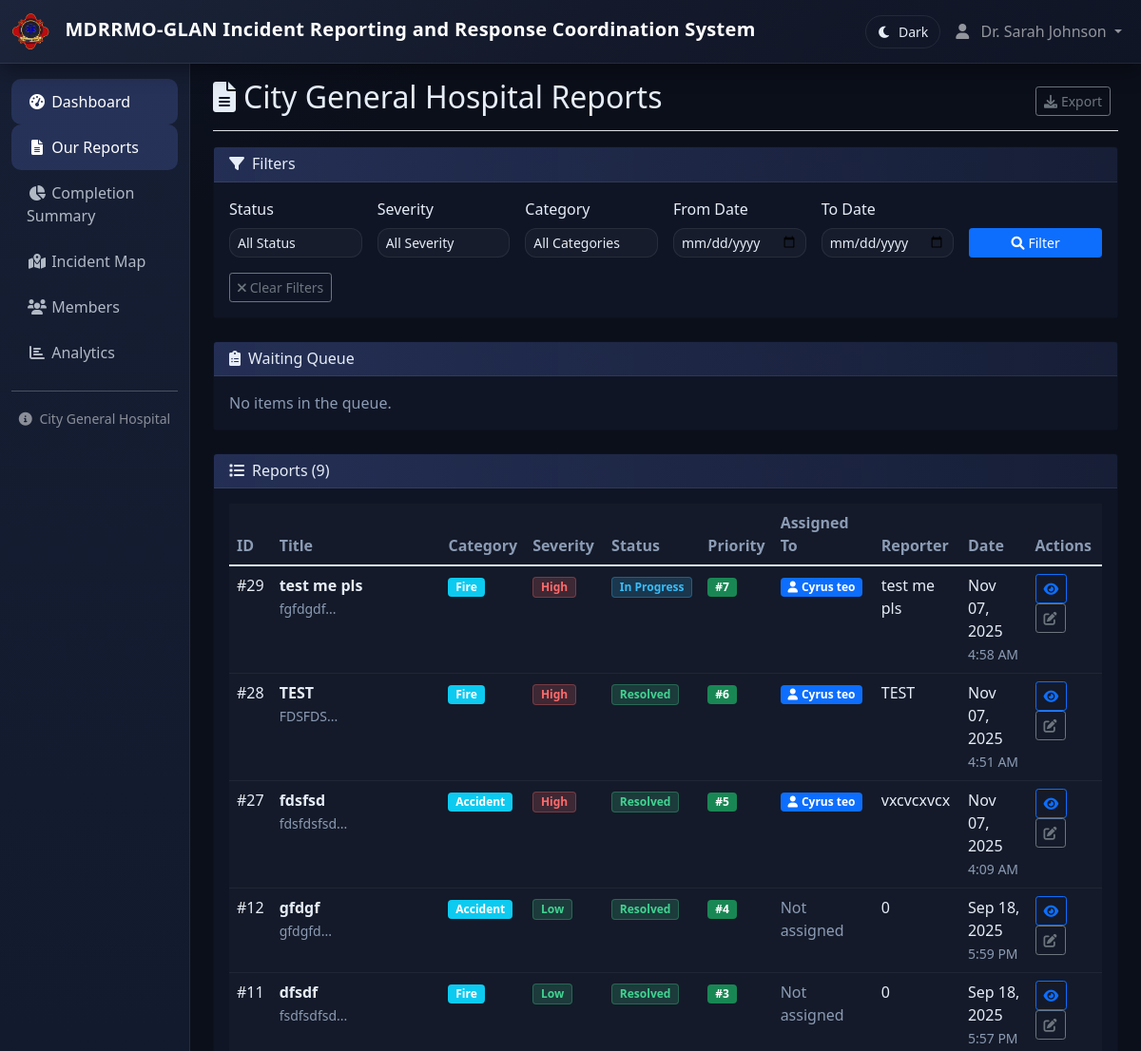
/reports/organization.php (signed in, upper part), run on an earlier commit of the app's database.
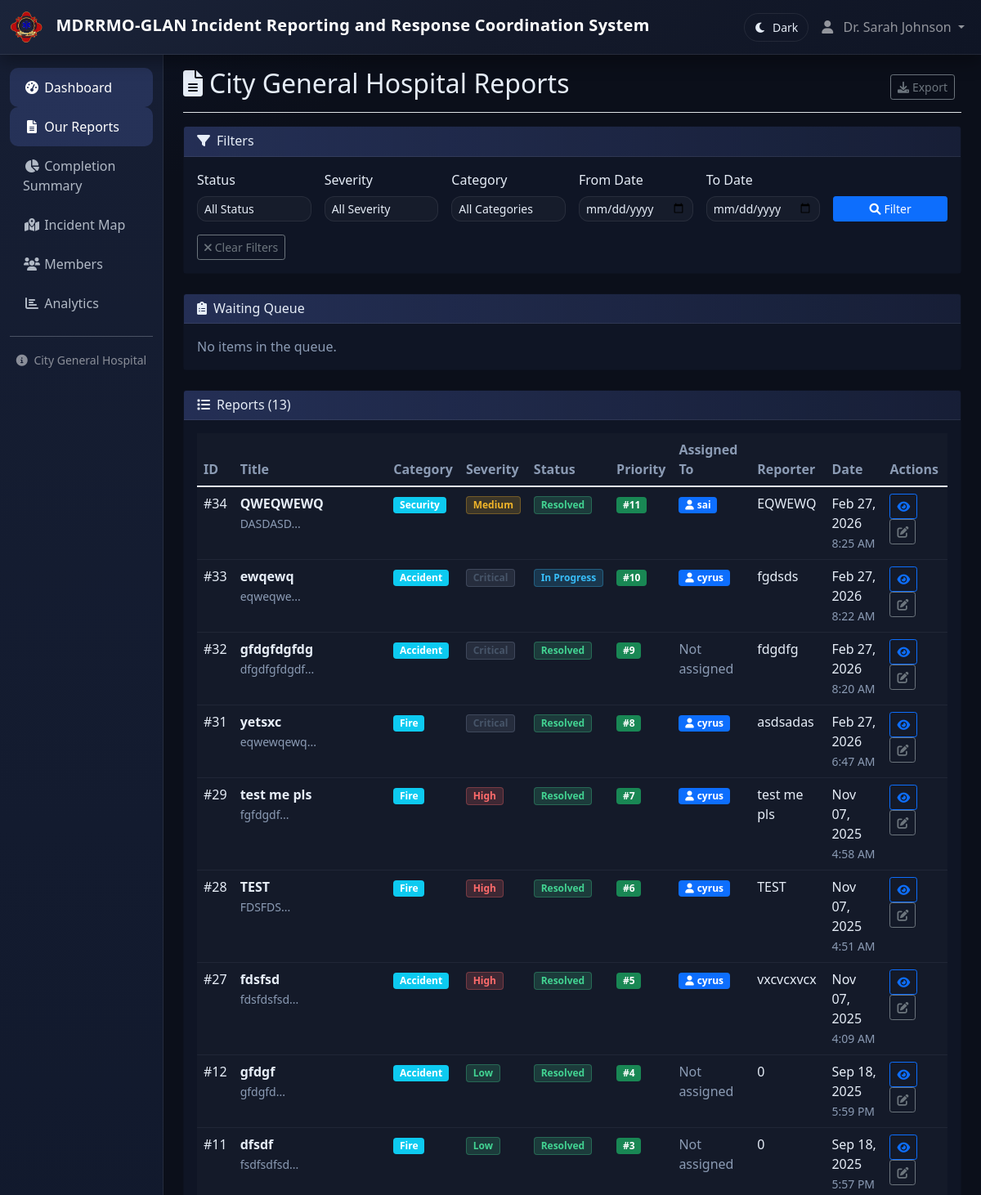
And on a later commit of the database.
### tables this page shows
CREATE TABLE IF NOT EXISTS `incident_reports` (
  `id` int NOT NULL AUTO_INCREMENT,
  `title` varchar(255) NOT NULL,
  `description` text NOT NULL,
  `incident_date` date NOT NULL,
  `incident_time` time NOT NULL,
  `location` varchar(255) NOT NULL,
  `latitude` decimal(10,8) DEFAULT NULL,
  `longitude` decimal(11,8) DEFAULT NULL,
  `severity_level` enum('Low','Medium','High','Critical') NOT NULL,
  `category` enum('Fire','Accident','Security','Medical','Emergency','Other') NOT NULL,
  `reported_by` varchar(255) NOT NULL,
  `reporter_contact_number` varchar(20) DEFAULT NULL,
  `family_contact_name` varchar(255) DEFAULT NULL,
  `family_contact_number` varchar(20) DEFAULT NULL,
  `organization_id` int NOT NULL,
  `status` enum('Pending','In Progress','Resolved','Closed') DEFAULT 'Pending',
  `resolution_notes` text,
  `created_at` timestamp NULL DEFAULT CURRENT_TIMESTAMP,
  PRIMARY KEY (`id`),
  KEY `idx_incident_reports_organization` (`organization_id`),
  KEY `idx_incident_reports_reported_by` (`reported_by`(250)),
  KEY `idx_incident_reports_status` (`status`),
  KEY `idx_incident_reports_date` (`incident_date`),
  KEY `idx_incident_reports_reporter_contact` (`reporter_contact_number`)
);

CREATE TABLE IF NOT EXISTS `report_queue` (
  `id` int NOT NULL AUTO_INCREMENT,
  `report_id` int NOT NULL,
  `organization_id` int NOT NULL,
  `status` enum('Waiting','Approved','Rejected') DEFAULT 'Waiting',
  `priority_number` int DEFAULT NULL,
  `assigned_to` int DEFAULT NULL,
  `created_at` timestamp NULL DEFAULT CURRENT_TIMESTAMP,
  `approved_at` timestamp NULL DEFAULT NULL,
  PRIMARY KEY (`id`),
  KEY `idx_report_queue_org` (`organization_id`),
  KEY `idx_report_queue_status` (`status`),
  KEY `idx_report_queue_report` (`report_id`),
  KEY `idx_report_queue_assigned` (`assigned_to`)
);

CREATE TABLE IF NOT EXISTS `organization_members` (
  `id` int NOT NULL AUTO_INCREMENT,
  `organization_id` int NOT NULL,
  `user_id` int DEFAULT NULL,
  `name` varchar(255) NOT NULL,
  `contact_number` varchar(20) DEFAULT NULL,
  `email` varchar(191) DEFAULT NULL,
  `login_username` varchar(191) DEFAULT NULL,
  `login_password` varchar(255) DEFAULT NULL,
  `created_at` timestamp NULL DEFAULT CURRENT_TIMESTAMP,
  PRIMARY KEY (`id`),
  KEY `idx_org_members_org` (`organization_id`),
  KEY `idx_org_members_name` (`name`(250)),
  KEY `idx_org_members_user` (`user_id`)
);

### config/config.php (called while the page is built, shortened)
<?php
function format_date($date)
{
    return date('M d, Y', strtotime($date));
}
function get_severity_badge_class($severity)
{
    switch ($severity) {
        case 'Low':
            return 'badge-success';
        case 'Medium':
            return 'badge-warning';
        case 'High':
            return 'badge-danger';
        case 'Critical':
            return 'badge-dark';
    }
}
function get_status_badge_class($status)
{
    switch ($status) {
        case 'Pending':
            return 'badge-warning';
        case 'In Progress':
            return 'badge-info';
        case 'Resolved':
            return 'badge-success';
    }
}
?>

### reports/organization.php (the view, shortened to what the changed rows need)
<?php
require_once '../config/config.php';
include '../views/header.php';
$database = new Database();
$db = $database->getConnection();
$query = "SELECT ir.*, ir.reported_by as reporter_name, rq.priority_number, rq.assigned_to,
          om.name as assigned_member_name
          FROM incident_reports ir
          LEFT JOIN report_queue rq ON rq.report_id = ir.id
          LEFT JOIN organization_members om ON rq.assigned_to = om.id
          WHERE ir.organization_id = ?";
$params = [$_SESSION['organization_id']];
$query .= " ORDER BY ir.created_at DESC";
$stmt = $db->prepare($query);
$stmt->execute($params);
$reports = $stmt->fetchAll();
?>
<div class="container-fluid">
    <div class="row">
        <main class="col-md-9 ms-sm-auto col-lg-10 px-md-4 main-content">
            <div class="d-flex justify-content-between flex-wrap flex-md-nowrap align-items-center pt-3 pb-2 mb-3 border-bottom">
                <h1 class="h2">
                    <i class="fas fa-file-alt me-2"></i><?php echo $_SESSION['organization_name']; ?> Reports
                </h1>
            </div>
            <div class="card">
                <div class="card-header">
                    <h6 class="mb-0">
                        <i class="fas fa-list me-2"></i>Reports (<?php echo count($reports); ?>)
                    </h6>
                </div>
                <div class="card-body">
                    <?php if (empty($reports)): ?>
                        <div class="text-center py-4">
                            <i class="fas fa-inbox fa-3x text-muted mb-3"></i>
                            <h5 class="text-muted">No reports found</h5>
                            <p class="text-muted">No reports have been assigned to your organization yet.</p>
                        </div>
                    <?php else: ?>
                        <div class="table-responsive">
                            <table class="table table-hover">
                                <thead>
                                    <tr>
                                        <th>ID</th>
                                        <th>Title</th>
                                        <th>Category</th>
                                        <th>Severity</th>
                                        <th>Status</th>
                                        <th>Priority</th>
                                        <th>Assigned To</th>
                                        <th>Reporter</th>
                                        <th>Date</th>
                                        <th>Actions</th>
                                    </tr>
                                </thead>
                                <tbody>
                                    <?php foreach ($reports as $report): ?>
                                        <tr>
                                            <td>#<?php echo $report['id']; ?></td>
                                            <td>
                                                <strong><?php echo htmlspecialchars($report['title']); ?></strong>
                                                <br>
                                                <small class="text-muted"><?php echo htmlspecialchars(substr($report['description'], 0, 50)) . '...'; ?></small>
                                            </td>
                                            <td>
                                                <span class="badge bg-info"><?php echo $report['category']; ?></span>
                                            </td>
                                            <td>
                                                <span class="badge <?php echo get_severity_badge_class($report['severity_level']); ?>">
                                                    <?php echo $report['severity_level']; ?>
                                                </span>
                                            </td>
                                            <td>
                                                <span class="badge <?php echo get_status_badge_class($report['status']); ?>">
                                                    <?php echo $report['status']; ?>
                                                </span>
                                            </td>
                                            <td>
                                                <?php if (!empty($report['priority_number'])): ?>
                                                    <span class="badge bg-success">#<?php echo (int)$report['priority_number']; ?></span>
                                                <?php else: ?>
                                                    <span class="text-muted">-</span>
                                                <?php endif; ?>
                                            </td>
                                            <td>
                                                <?php if (!empty($report['assigned_member_name'])): ?>
                                                    <span class="badge bg-primary">
                                                        <i class="fas fa-user me-1"></i><?php echo htmlspecialchars($report['assigned_member_name']); ?>
                                                    </span>
                                                <?php else: ?>
                                                    <span class="text-muted">Not assigned</span>
                                                <?php endif; ?>
                                            </td>
                                            <td><?php echo htmlspecialchars($report['reporter_name']); ?></td>
                                            <td>
                                                <?php echo format_date($report['incident_date']); ?>
                                                <br>
                                                <small class="text-muted"><?php echo date('g:i A', strtotime($report['incident_time'])); ?></small>
                                            </td>
                                            <td>
                                                <a href="view.php?id=<?php echo $report['id']; ?>" class="btn btn-sm btn-outline-primary">
                                                    <i class="fas fa-eye"></i>
                                                </a>
                                                <a href="edit.php?id=<?php echo $report['id']; ?>" class="btn btn-sm btn-outline-secondary">
                                                    <i class="fas fa-edit"></i>
                                                </a>
                                            </td>
                                        </tr>
                                    <?php endforeach; ?>
                                </tbody>
                            </table>
                        </div>
                    <?php endif; ?>
                </div>
            </div>
        </main>
    </div>
</div>
<?php include '../views/footer.php'; ?>

What changed in the data, as far as the page shows it:
added incident_reports: id "34", title "QWEQWEWQ", description "DASDASD", category "Security", severity_level "Medium", status "Resolved", report_queue.priority_number "11", organization_members.name "sai", reported_by "EQWEWQ", incident_date "Feb 27, 2026", incident_time "8:25 AM"
added incident_reports: id "33", title "ewqewq", description "eqweqwe", category "Accident", severity_level "Critical", status "In Progress", report_queue.priority_number "10", organization_members.name "cyrus", reported_by "fgdsds", incident_date "Feb 27, 2026", incident_time "8:22 AM"
added incident_reports: id "32", title "gfdgfdgfdg", description "dfgdfgfdgdf", category "Accident", severity_level "Critical", status "Resolved", report_queue.priority_number "9", shows "Not assigned", reported_by "fdgdfg", incident_date "Feb 27, 2026", incident_time "8:20 AM"
added incident_reports: id "31", title "yetsxc", description "eqwewqewq", category "Fire", severity_level "Critical", status "Resolved", report_queue.priority_number "8", organization_members.name "cyrus", reported_by "asdsadas", incident_date "Feb 27, 2026", incident_time "6:47 AM"
changed incident_reports "test me pls": status "In Progress" → "Resolved"; organization_members.name "Cyrus teo" → "cyrus"
changed through a linked row, incident_reports "TEST": organization_members.name "Cyrus teo" → "cyrus"
changed through a linked row, incident_reports "fdsfsd": organization_members.name "Cyrus teo" → "cyrus"
Also different on the page:
count($reports): "9" → "13"
